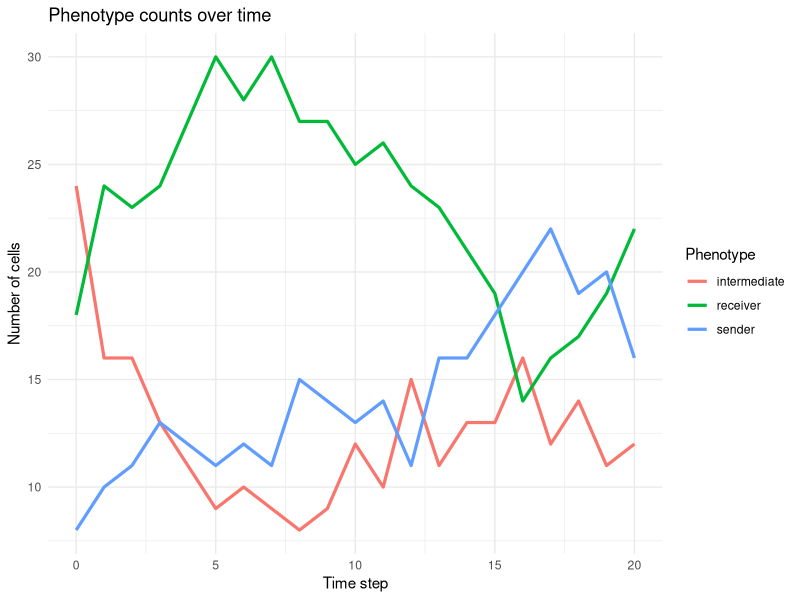

Source code (R):
## ---- chunk 1
###############################################################################
# Corrected Boolean-network probabilistic simulation for Jagged1/Notch signaling
# - Fixes subscript-out-of-bounds when applying per-gene flip probabilities
###############################################################################

library(tidyverse)
library(igraph)
library(DiagrammeR)
library(scales)
library(ggplot2)

set.seed(42)

##### Parameters and user inputs #####
n_cells <- 50          # number of cells to simulate
t_steps <- 20          # number of synchronous update steps
edge_prob <- 0.08      # probability of an edge between cells (network density)
flip_base <- 0.05      # base spontaneous flip probability (noise)
ligand_effect_weight <- 1.0 # weight for ligand influence on NICD activation

# Choose noise/distribution option: "bernoulli", "beta", "normal"
distribution_choice <- "beta"

##### Generate toy expression data (or replace with real data) #####
expr_mat <- matrix(runif(n_cells*5, min=0, max=1),
                   nrow=n_cells, ncol=5,
                   dimnames=list(NULL, c("Notch","Delta","Jagged","NICD_expr","VEGF")))

##### Functions to convert expression to initial binary states #####
prob_from_expr <- function(x, method="linear") {
  if (method == "linear") return(pmin(pmax(x,0),1))
  if (method == "sigmoid") return(plogis((x - 0.5) * 8))
  x
}

sample_initial_states <- function(expr_row, dist_choice="bernoulli") {
  p <- prob_from_expr(expr_row, method="linear")
  if (dist_choice == "bernoulli") {
    return(rbinom(length(p), size=1, prob=p))
  } else if (dist_choice == "beta") {
    conc <- 10
    alpha <- p * conc + 1e-6
    beta <- (1-p) * conc + 1e-6
    p_samp <- rbeta(length(p), alpha, beta)
    return(rbinom(length(p), 1, prob=p_samp))
  } else if (dist_choice == "normal") {
    noisy <- p + rnorm(length(p), sd=0.15)
    return(as.integer(noisy > 0.5))
  } else {
    stop("unknown dist_choice")
  }
}

##### Build contact network between cells #####
g <- erdos.renyi.game(n=n_cells, p.or.m=edge_prob, type="gnp", directed=FALSE, loops=FALSE)
adj_mat <- as.matrix(as_adj(g))

##### Initialize binary states #####
states <- t(apply(expr_mat, 1, sample_initial_states, dist_choice = distribution_choice))
colnames(states) <- c("Notch","Delta","Jagged","NICD","VEGF")

##### Robust Boolean rule definitions (customize as needed) #####
update_rule <- function(cell_index, states_prev, adj_mat, flip_prob_vec=NULL) {
  # states_prev: matrix n_cells x 5 columns (Notch, Delta, Jagged, NICD, VEGF)
  s <- as.numeric(states_prev[cell_index, ])
  names(s) <- colnames(states_prev)
  neighbors <- which(adj_mat[cell_index, ] == 1)
  
  ligand_count <- 0
  if (length(neighbors) > 0) {
    ligand_count <- sum(states_prev[neighbors, "Delta"]) + sum(states_prev[neighbors, "Jagged"])
  }
  ligand_prob <- 1 - exp(-ligand_effect_weight * ligand_count)
  
  new_Notch <- s["Notch"]
  new_Delta <- ifelse(s["VEGF"] > 0, 1, s["Delta"])
  new_Jagged <- ifelse(s["VEGF"] > 0.7, 1, s["Jagged"])
  new_NICD <- as.integer((s["Notch"] == 1) & (runif(1) < ligand_prob))
  new_VEGF <- s["VEGF"]
  
  new_state <- c(Notch=new_Notch, Delta=new_Delta, Jagged=new_Jagged, NICD=new_NICD, VEGF=new_VEGF)
  
  # SAFELY apply noise / flips:
  for (gname in names(new_state)) {
    # determine flip probability for this gene:
    flip_p <- flip_base  # default fallback
    if (!is.null(flip_prob_vec)) {
      # If vec has names and contains gname, use that; otherwise fallback to flip_base
      if (!is.null(names(flip_prob_vec)) && (gname %in% names(flip_prob_vec))) {
        flip_p_tmp <- as.numeric(flip_prob_vec[[gname]])
        if (!is.na(flip_p_tmp) && length(flip_p_tmp) == 1) flip_p <- flip_p_tmp
      } else if (length(flip_prob_vec) == 1) {
        # single numeric provided -> treat as uniform flip prob
        flip_p <- as.numeric(flip_prob_vec[1])
      }
    }
    if (runif(1) < flip_p) {
      new_state[gname] <- 1 - as.integer(new_state[gname])
    }
  }
  
  return(as.integer(new_state))
}

##### Helper: phenotype classifier #####
classify_phenotype <- function(state_row) {
  if (state_row["Jagged"] == 1 & state_row["Notch"] == 0 & state_row["NICD"] == 0) return("sender")
  if (state_row["Notch"] == 1 & state_row["NICD"] == 1) return("receiver")
  return("intermediate")
}

##### Simulation loop #####
state_history <- array(NA, dim=c(t_steps+1, n_cells, ncol(states)), dimnames=list(NULL, NULL, colnames(states)))
phenotype_history <- matrix(NA, nrow=t_steps+1, ncol=n_cells)
state_history[1,,] <- states
phenotype_history[1,] <- apply(states, 1, classify_phenotype)

for (t in seq_len(t_steps)) {
  states_prev <- state_history[t,, ]  # matrix n_cells x genes
  
  # Build per-cell flip probability vectors
  flip_probs_list <- vector("list", length = n_cells)
  for (i in seq_len(n_cells)) {
    if (distribution_choice == "bernoulli") {
      fp <- rep(flip_base, ncol(states_prev))
    } else if (distribution_choice == "beta") {
      alpha <- flip_base * 50 + 1
      beta <- (1-flip_base) * 50 + 1
      per_cell_fp <- rbeta(1, alpha, beta)
      fp <- rep(per_cell_fp, ncol(states_prev))
    } else if (distribution_choice == "normal") {
      per_cell_fp <- pmin(pmax(rnorm(1, mean=flip_base, sd=0.02), 0), 1)
      fp <- rep(per_cell_fp, ncol(states_prev))
    } else {
      fp <- rep(flip_base, ncol(states_prev))
    }
    flip_probs_list[[i]] <- setNames(fp, colnames(states_prev))
  }
  
  # synchronous update
  new_states <- matrix(NA, nrow=n_cells, ncol=ncol(states_prev))
  colnames(new_states) <- colnames(states_prev)
  for (i in seq_len(n_cells)) {
    new_states[i, ] <- update_rule(i, states_prev, adj_mat, flip_prob_vec = flip_probs_list[[i]])
  }
  
  state_history[t+1,,] <- new_states
  phenotype_history[t+1,] <- apply(as.data.frame(new_states), 1, classify_phenotype)
}

##### Summarize final state and phenotype frequencies #####
final_states <- state_history[t_steps+1,,]
final_phenotypes <- phenotype_history[t_steps+1,]
print(table(final_phenotypes))

##### (Optional) create a DiagrammeR visualization as before
nodes_df <- data.frame(id = seq_len(n_cells),
                       label = paste0("C", seq_len(n_cells)),
                       phenotype = final_phenotypes,
                       NICD = final_states[,"NICD"],
                       Jagged = final_states[,"Jagged"],
                       Delta = final_states[,"Delta"],
                       stringsAsFactors = FALSE)

phen_col <- c(sender = "tomato", receiver = "steelblue", intermediate = "goldenrod")
phen_size <- c(sender = 0.6, receiver = 1.2, intermediate = 0.9)
nodes_df$size_rel <- phen_size[nodes_df$phenotype] + 0.6 * nodes_df$NICD

edges <- as_data_frame(g, what="edges")
graph <- create_graph()

for (i in seq_len(nrow(nodes_df))) {
  graph <- add_node(
    graph,
    label   = nodes_df$label[i],
    type    = nodes_df$phenotype[i],
    node_aes = node_aes(
      style     = "filled",
      color     = "black",
      fillcolor = phen_col[nodes_df$phenotype[i]],
      width     = nodes_df$size_rel[i],
      height    = nodes_df$size_rel[i]
    )
  )
}






if (nrow(edges) > 0) {
  for (r in seq_len(nrow(edges))) {
    graph <- add_edge(graph, from=edges$from[r], to=edges$to[r])
  }
}

for (i in seq_len(nrow(edges))) {
  graph <- add_edge(
    graph,
    from = edges$from[i],
    to   = edges$to[i],
    edge_aes = edge_aes(color = "gray")
  )
}


render_graph(graph, layout = "neato")

##### (Optional) plot phenotype counts over time #####
phenotype_df <- as.data.frame(t(apply(phenotype_history, 1, function(x) table(factor(x, levels=c("sender","receiver","intermediate"))))))
colnames(phenotype_df) <- c("sender","receiver","intermediate")
phenotype_df$t <- 0:t_steps
phenotype_long <- phenotype_df %>% pivot_longer(cols = c(sender,receiver,intermediate), names_to="phen", values_to="count")

ggplot(phenotype_long, aes(x=t, y=count, color=phen)) +
  geom_line(size=1.1) +
  labs(x="Time step", y="Number of cells", color="Phenotype", title="Phenotype counts over time") +
  theme_minimal()








# Create node df with aes
node_df <- create_node_df(
  n = nrow(nodes_df),
  label = nodes_df$label,
  type = nodes_df$phenotype,
  node_aes = node_aes(
    style = "filled",
    color = "black",
    fillcolor = phen_col[nodes_df$phenotype],
    width = nodes_df$size_rel,
    height = nodes_df$size_rel
  )
)

# Create edge df (basic gray edges)
edge_df <- create_edge_df(
  from = edges$from,
  to = edges$to,
  edge_aes = edge_aes(color = "gray")
)

# Combine into graph
graph <- create_graph(nodes_df = node_df, edges_df = edge_df)

# Render
render_graph(graph, output = "visNetwork")
